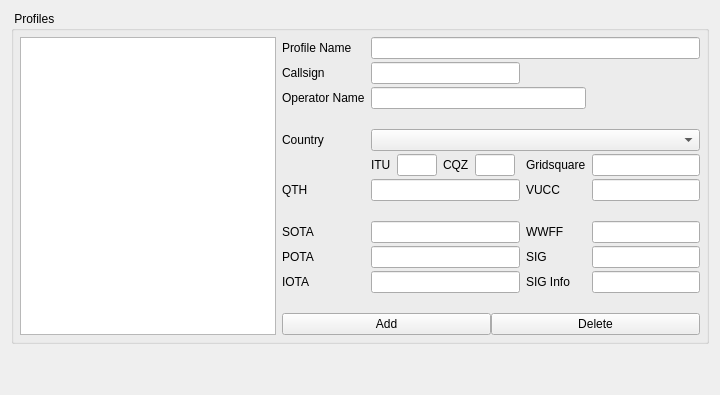
     <widget class="QWidget" name="stationTab">
      <attribute name="title">
       <string>Station</string>
      </attribute>
      <layout class="QGridLayout" name="gridLayout_2">
       <item row="0" column="0">
        <widget class="QGroupBox" name="stationProfileGroup">
         <property name="title">
          <string> Profiles</string>
         </property>
         <layout class="QGridLayout" name="gridLayout_4">
          <property name="leftMargin">
           <number>6</number>
          </property>
          <property name="topMargin">
           <number>6</number>
          </property>
          <property name="rightMargin">
           <number>6</number>
          </property>
          <property name="bottomMargin">
           <number>6</number>
          </property>
          <property name="horizontalSpacing">
           <number>6</number>
          </property>
          <property name="verticalSpacing">
           <number>3</number>
          </property>
          <item row="5" column="3">
           <widget class="QLabel" name="stationLocatorLabel">
            <property name="text">
             <string>Gridsquare</string>
            </property>
           </widget>
          </item>
          <item row="8" column="2">
           <widget class="QLineEdit" name="stationSOTAEdit">
            <property name="toolTip">
             <string>SOTA (Optional parameter)</string>
            </property>
           </widget>
          </item>
          <item row="7" column="1">
           <widget class="QLabel" name="label_2">
            <property name="text">
             <string/>
            </property>
           </widget>
          </item>
          <item row="8" column="1">
           <widget class="QLabel" name="stationSOTALabel">
            <property name="text">
             <string>SOTA</string>
            </property>
           </widget>
          </item>
          <item row="12" column="1" colspan="4">
           <layout class="QHBoxLayout" name="horizontalLayout_12">
            <item>
             <widget class="QPushButton" name="stationAddProfileButton">
              <property name="text">
               <string>Add</string>
              </property>
             </widget>
            </item>
            <item>
             <widget class="QPushButton" name="stationDelProfileButton">
              <property name="text">
               <string>Delete</string>
              </property>
             </widget>
            </item>
           </layout>
          </item>
          <item row="2" column="1">
           <widget class="QLabel" name="stationOperatorLabel">
            <property name="text">
             <string>Operator Name</string>
            </property>
           </widget>
          </item>
          <item row="11" column="1">
           <widget class="QLabel" name="label_5">
            <property name="text">
             <string/>
            </property>
           </widget>
          </item>
          <item row="8" column="3">
           <widget class="QLabel" name="stationWWFFLabel">
            <property name="text">
             <string>WWFF</string>
            </property>
           </widget>
          </item>
          <item row="9" column="4">
           <widget class="QLineEdit" name="stationSIGEdit">
            <property name="toolTip">
             <string>SIG (Optional parameter).</string>
            </property>
           </widget>
          </item>
          <item row="4" column="2" colspan="3">
           <widget class="QComboBox" name="stationCountryCombo"/>
          </item>
          <item row="10" column="4">
           <widget class="QLineEdit" name="stationSIGInfoEdit">
            <property name="toolTip">
             <string>SIG Information (Optional parameter)</string>
            </property>
            <property name="text">
             <string/>
            </property>
           </widget>
          </item>
          <item row="6" column="1">
           <widget class="QLabel" name="stationQTHLabel">
            <property name="text">
             <string>QTH</string>
            </property>
           </widget>
          </item>
          <item row="1" column="2">
           <widget class="QLineEdit" name="stationCallsignEdit">
            <property name="toolTip">
             <string>Callsign (Mandatory parameter)</string>
            </property>
            <property name="text">
             <string/>
            </property>
            <property name="maxLength">
             <number>25</number>
            </property>
           </widget>
          </item>
          <item row="0" column="0" rowspan="13">
           <widget class="QListView" name="stationProfilesListView">
            <property name="focusPolicy">
             <enum>Qt::NoFocus</enum>
            </property>
            <property name="contextMenuPolicy">
             <enum>Qt::NoContextMenu</enum>
            </property>
            <property name="toolTip">
             <string>List of all available Station Profiles</string>
            </property>
            <property name="editTriggers">
             <set>QAbstractItemView::NoEditTriggers</set>
            </property>
           </widget>
          </item>
          <item row="5" column="2">
           <layout class="QHBoxLayout" name="horizontalLayout_31">
            <property name="spacing">
             <number>6</number>
            </property>
            <property name="bottomMargin">
             <number>0</number>
            </property>
            <item>
             <widget class="QLabel" name="stationITULabel">
              <property name="sizePolicy">
               <sizepolicy hsizetype="Maximum" vsizetype="Preferred">
                <horstretch>0</horstretch>
                <verstretch>0</verstretch>
               </sizepolicy>
              </property>
              <property name="text">
               <string>ITU</string>
              </property>
             </widget>
            </item>
            <item>
             <widget class="QLineEdit" name="stationITUEdit">
              <property name="maximumSize">
               <size>
                <width>40</width>
                <height>16777215</height>
               </size>
              </property>
             </widget>
            </item>
            <item>
             <widget class="QLabel" name="stationCQZLabel">
              <property name="sizePolicy">
               <sizepolicy hsizetype="Minimum" vsizetype="Preferred">
                <horstretch>0</horstretch>
                <verstretch>0</verstretch>
               </sizepolicy>
              </property>
              <property name="text">
               <string>CQZ</string>
              </property>
             </widget>
            </item>
            <item>
             <widget class="QLineEdit" name="stationCQZEdit">
              <property name="maximumSize">
               <size>
                <width>40</width>
                <height>16777215</height>
               </size>
              </property>
             </widget>
            </item>
            <item>
             <spacer name="horizontalSpacer">
              <property name="orientation">
               <enum>Qt::Horizontal</enum>
              </property>
              <property name="sizeHint" stdset="0">
               <size>
                <width>5</width>
                <height>5</height>
               </size>
              </property>
             </spacer>
            </item>
           </layout>
          </item>
          <item row="8" column="4">
           <widget class="QLineEdit" name="stationWWFFEdit">
            <property name="toolTip">
             <string>World Wide Flora &amp; Fauna (Optional parameter)</string>
            </property>
           </widget>
          </item>
          <item row="3" column="1">
           <widget class="QLabel" name="label_8">
            <property name="text">
             <string/>
            </property>
           </widget>
          </item>
          <item row="6" column="3">
           <widget class="QLabel" name="stationVUCCLabel">
            <property name="text">
             <string>VUCC</string>
            </property>
           </widget>
          </item>
          <item row="4" column="1">
           <widget class="QLabel" name="label_7">
            <property name="text">
             <string>Country</string>
            </property>
           </widget>
          </item>
          <item row="9" column="2">
           <widget class="QLineEdit" name="stationPOTAEdit"/>
          </item>
          <item row="6" column="4">
           <widget class="QLineEdit" name="stationVUCCEdit">
            <property name="toolTip">
             <string>VUCC  Grids (Optional parameter). Ex. EN98,FM08,EM97,FM07</string>
            </property>
            <property name="inputMask">
             <string/>
            </property>
           </widget>
          </item>
          <item row="10" column="2">
           <widget class="QLineEdit" name="stationIOTAEdit">
            <property name="toolTip">
             <string>IOTA  (Optional parameter)</string>
            </property>
           </widget>
          </item>
          <item row="5" column="4">
           <widget class="QLineEdit" name="stationLocatorEdit">
            <property name="toolTip">
             <string>Station Gridsquare (Mandatory parameter)</string>
            </property>
            <property name="text">
             <string/>
            </property>
            <property name="maxLength">
             <number>12</number>
            </property>
           </widget>
          </item>
          <item row="6" column="2">
           <widget class="QLineEdit" name="stationQTHEdit">
            <property name="toolTip">
             <string>QTH Name (Optional parameter)</string>
            </property>
           </widget>
          </item>
          <item row="10" column="1">
           <widget class="QLabel" name="stationIOTALabel">
            <property name="text">
             <string>IOTA</string>
            </property>
           </widget>
          </item>
          <item row="1" column="1">
           <widget class="QLabel" name="stationCallsignLabel">
            <property name="text">
             <string>Callsign</string>
            </property>
           </widget>
          </item>
          <item row="9" column="3">
           <widget class="QLabel" name="stationSIGLabel">
            <property name="text">
             <string>SIG</string>
            </property>
           </widget>
          </item>
          <item row="9" column="1">
           <widget class="QLabel" name="stationPOTALabel">
            <property name="text">
             <string>POTA</string>
            </property>
           </widget>
          </item>
          <item row="0" column="1">
           <widget class="QLabel" name="stationProfileNameLabel">
            <property name="text">
             <string>Profile Name</string>
            </property>
           </widget>
          </item>
          <item row="10" column="3">
           <widget class="QLabel" name="stationSIGInfoLabel">
            <property name="text">
             <string>SIG Info</string>
            </property>
           </widget>
          </item>
          <item row="0" column="2" colspan="3">
           <widget class="QLineEdit" name="stationProfileNameEdit">
            <property name="toolTip">
             <string>Profile name that is used as the alias for the Callsign, Gridsquare, Operator name, and QTH (required parameter) </string>
            </property>
           </widget>
          </item>
          <item row="2" column="2" colspan="2">
           <widget class="QLineEdit" name="stationOperatorEdit">
            <property name="toolTip">
             <string>Operator name (Optional parameter)</string>
            </property>
           </widget>
          </item>
         </layout>
        </widget>
       </item>
       <item row="1" column="0">
        <spacer name="verticalSpacer_4">
         <property name="orientation">
          <enum>Qt::Vertical</enum>
         </property>
         <property name="sizeHint" stdset="0">
          <size>
           <width>20</width>
           <height>40</height>
          </size>
         </property>
        </spacer>
       </item>
      </layout>
     </widget>
